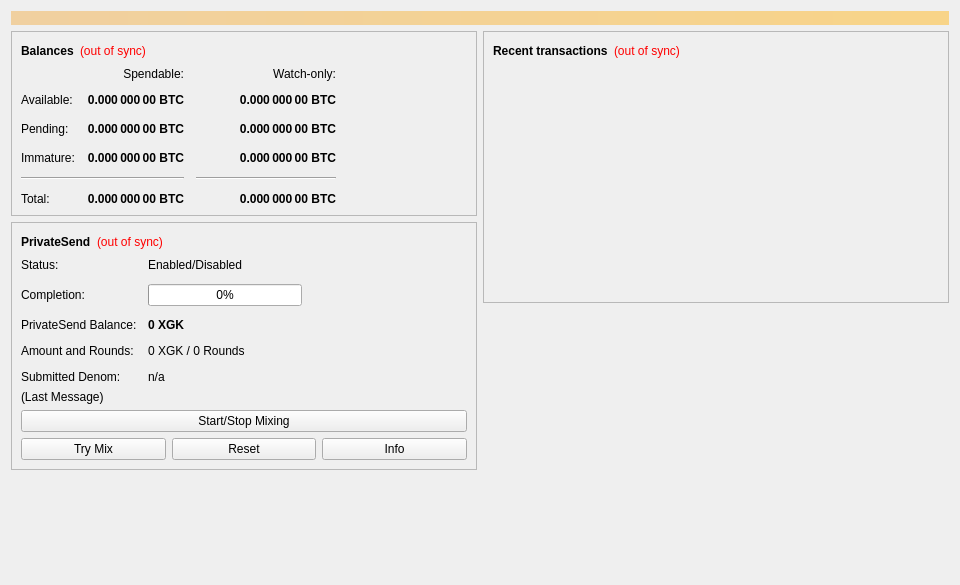
<?xml version="1.0" encoding="UTF-8"?>
<ui version="4.0">
 <class>OverviewPage</class>
 <widget class="QWidget" name="OverviewPage">
  <property name="geometry">
   <rect>
    <x>0</x>
    <y>0</y>
    <width>960</width>
    <height>585</height>
   </rect>
  </property>
  <property name="minimumSize">
   <size>
    <width>960</width>
    <height>0</height>
   </size>
  </property>
  <property name="windowTitle">
   <string>Form</string>
  </property>
  <layout class="QVBoxLayout" name="topLayout">
   <item>
    <widget class="QLabel" name="labelAlerts">
     <property name="visible">
      <bool>false</bool>
     </property>
     <property name="styleSheet">
      <string notr="true">QLabel { background-color: qlineargradient(x1: 0, y1: 0, x2: 1, y2: 0, stop:0 #F0D0A0, stop:1 #F8D488); color:#000000; }</string>
     </property>
     <property name="wordWrap">
      <bool>true</bool>
     </property>
     <property name="margin">
      <number>3</number>
     </property>
     <property name="textInteractionFlags">
      <set>Qt::TextSelectableByMouse</set>
     </property>
    </widget>
   </item>
   <item>
    <layout class="QHBoxLayout" name="horizontalLayout" stretch="1,1">
     <item>
      <layout class="QVBoxLayout" name="verticalLayout_2">
       <item>
        <widget class="QFrame" name="frame">
         <property name="frameShape">
          <enum>QFrame::StyledPanel</enum>
         </property>
         <property name="frameShadow">
          <enum>QFrame::Raised</enum>
         </property>
         <layout class="QVBoxLayout" name="verticalLayout_4">
          <item>
           <layout class="QHBoxLayout" name="horizontalLayout_4">
            <item>
             <widget class="QLabel" name="label_5">
              <property name="font">
               <font>
                <weight>75</weight>
                <bold>true</bold>
               </font>
              </property>
              <property name="text">
               <string>Balances</string>
              </property>
             </widget>
            </item>
            <item>
             <widget class="QLabel" name="labelWalletStatus">
              <property name="toolTip">
               <string>The displayed information may be out of date. Your wallet automatically synchronizes with the GoldKash network after a connection is established, but this process has not completed yet.</string>
              </property>
              <property name="styleSheet">
               <string notr="true">QLabel { color: red; }</string>
              </property>
              <property name="text">
               <string notr="true">(out of sync)</string>
              </property>
              <property name="alignment">
               <set>Qt::AlignLeading|Qt::AlignLeft|Qt::AlignVCenter</set>
              </property>
             </widget>
            </item>
            <item>
             <spacer name="horizontalSpacer_3">
              <property name="orientation">
               <enum>Qt::Horizontal</enum>
              </property>
              <property name="sizeHint" stdset="0">
               <size>
                <width>40</width>
                <height>20</height>
               </size>
              </property>
             </spacer>
            </item>
           </layout>
          </item>
          <item>
           <layout class="QGridLayout" name="gridLayout">
            <property name="spacing">
             <number>12</number>
            </property>
            <item row="2" column="2">
             <widget class="QLabel" name="labelWatchPending">
              <property name="font">
               <font>
                <weight>75</weight>
                <bold>true</bold>
               </font>
              </property>
              <property name="cursor">
               <cursorShape>IBeamCursor</cursorShape>
              </property>
              <property name="toolTip">
               <string>Unconfirmed transactions to watch-only addresses</string>
              </property>
              <property name="text">
               <string notr="true">0.000 000 00 BTC</string>
              </property>
              <property name="alignment">
               <set>Qt::AlignRight|Qt::AlignTrailing|Qt::AlignVCenter</set>
              </property>
              <property name="textInteractionFlags">
               <set>Qt::LinksAccessibleByMouse|Qt::TextSelectableByKeyboard|Qt::TextSelectableByMouse</set>
              </property>
             </widget>
            </item>
            <item row="2" column="1">
             <widget class="QLabel" name="labelUnconfirmed">
              <property name="font">
               <font>
                <weight>75</weight>
                <bold>true</bold>
               </font>
              </property>
              <property name="cursor">
               <cursorShape>IBeamCursor</cursorShape>
              </property>
              <property name="toolTip">
               <string>Total of transactions that have yet to be confirmed, and do not yet count toward the spendable balance</string>
              </property>
              <property name="text">
               <string notr="true">0.000 000 00 BTC</string>
              </property>
              <property name="alignment">
               <set>Qt::AlignRight|Qt::AlignTrailing|Qt::AlignVCenter</set>
              </property>
              <property name="textInteractionFlags">
               <set>Qt::LinksAccessibleByMouse|Qt::TextSelectableByKeyboard|Qt::TextSelectableByMouse</set>
              </property>
             </widget>
            </item>
            <item row="3" column="2">
             <widget class="QLabel" name="labelWatchImmature">
              <property name="font">
               <font>
                <weight>75</weight>
                <bold>true</bold>
               </font>
              </property>
              <property name="cursor">
               <cursorShape>IBeamCursor</cursorShape>
              </property>
              <property name="toolTip">
               <string>Mined balance in watch-only addresses that has not yet matured</string>
              </property>
              <property name="text">
               <string notr="true">0.000 000 00 BTC</string>
              </property>
              <property name="alignment">
               <set>Qt::AlignRight|Qt::AlignTrailing|Qt::AlignVCenter</set>
              </property>
              <property name="textInteractionFlags">
               <set>Qt::LinksAccessibleByMouse|Qt::TextSelectableByKeyboard|Qt::TextSelectableByMouse</set>
              </property>
             </widget>
            </item>
            <item row="4" column="0" colspan="2">
             <widget class="Line" name="lineSpendableBalance">
              <property name="orientation">
               <enum>Qt::Horizontal</enum>
              </property>
             </widget>
            </item>
            <item row="4" column="2">
             <widget class="Line" name="lineWatchBalance">
              <property name="sizePolicy">
               <sizepolicy hsizetype="Preferred" vsizetype="Fixed">
                <horstretch>0</horstretch>
                <verstretch>0</verstretch>
               </sizepolicy>
              </property>
              <property name="minimumSize">
               <size>
                <width>140</width>
                <height>0</height>
               </size>
              </property>
              <property name="orientation">
               <enum>Qt::Horizontal</enum>
              </property>
             </widget>
            </item>
            <item row="5" column="0">
             <widget class="QLabel" name="labelTotalText">
              <property name="text">
               <string>Total:</string>
              </property>
             </widget>
            </item>
            <item row="3" column="1">
             <widget class="QLabel" name="labelImmature">
              <property name="font">
               <font>
                <weight>75</weight>
                <bold>true</bold>
               </font>
              </property>
              <property name="cursor">
               <cursorShape>IBeamCursor</cursorShape>
              </property>
              <property name="toolTip">
               <string>Mined balance that has not yet matured</string>
              </property>
              <property name="text">
               <string notr="true">0.000 000 00 BTC</string>
              </property>
              <property name="alignment">
               <set>Qt::AlignRight|Qt::AlignTrailing|Qt::AlignVCenter</set>
              </property>
              <property name="textInteractionFlags">
               <set>Qt::LinksAccessibleByMouse|Qt::TextSelectableByKeyboard|Qt::TextSelectableByMouse</set>
              </property>
             </widget>
            </item>
            <item row="2" column="3">
             <spacer name="horizontalSpacer_2">
              <property name="orientation">
               <enum>Qt::Horizontal</enum>
              </property>
              <property name="sizeHint" stdset="0">
               <size>
                <width>40</width>
                <height>20</height>
               </size>
              </property>
             </spacer>
            </item>
            <item row="3" column="0">
             <widget class="QLabel" name="labelImmatureText">
              <property name="text">
               <string>Immature:</string>
              </property>
             </widget>
            </item>
            <item row="5" column="1">
             <widget class="QLabel" name="labelTotal">
              <property name="font">
               <font>
                <weight>75</weight>
                <bold>true</bold>
               </font>
              </property>
              <property name="cursor">
               <cursorShape>IBeamCursor</cursorShape>
              </property>
              <property name="toolTip">
               <string>Your current total balance</string>
              </property>
              <property name="text">
               <string notr="true">0.000 000 00 BTC</string>
              </property>
              <property name="alignment">
               <set>Qt::AlignRight|Qt::AlignTrailing|Qt::AlignVCenter</set>
              </property>
              <property name="textInteractionFlags">
               <set>Qt::LinksAccessibleByMouse|Qt::TextSelectableByKeyboard|Qt::TextSelectableByMouse</set>
              </property>
             </widget>
            </item>
            <item row="5" column="2">
             <widget class="QLabel" name="labelWatchTotal">
              <property name="font">
               <font>
                <weight>75</weight>
                <bold>true</bold>
               </font>
              </property>
              <property name="cursor">
               <cursorShape>IBeamCursor</cursorShape>
              </property>
              <property name="toolTip">
               <string>Current total balance in watch-only addresses</string>
              </property>
              <property name="text">
               <string notr="true">0.000 000 00 BTC</string>
              </property>
              <property name="alignment">
               <set>Qt::AlignRight|Qt::AlignTrailing|Qt::AlignVCenter</set>
              </property>
              <property name="textInteractionFlags">
               <set>Qt::LinksAccessibleByMouse|Qt::TextSelectableByKeyboard|Qt::TextSelectableByMouse</set>
              </property>
             </widget>
            </item>
            <item row="0" column="2">
             <widget class="QLabel" name="labelWatchonly">
              <property name="text">
               <string>Watch-only:</string>
              </property>
              <property name="alignment">
               <set>Qt::AlignRight|Qt::AlignTrailing|Qt::AlignVCenter</set>
              </property>
             </widget>
            </item>
            <item row="1" column="0">
             <widget class="QLabel" name="labelBalanceText">
              <property name="text">
               <string>Available:</string>
              </property>
             </widget>
            </item>
            <item row="1" column="1">
             <widget class="QLabel" name="labelBalance">
              <property name="font">
               <font>
                <weight>75</weight>
                <bold>true</bold>
               </font>
              </property>
              <property name="cursor">
               <cursorShape>IBeamCursor</cursorShape>
              </property>
              <property name="toolTip">
               <string>Your current spendable balance</string>
              </property>
              <property name="text">
               <string notr="true">0.000 000 00 BTC</string>
              </property>
              <property name="alignment">
               <set>Qt::AlignRight|Qt::AlignTrailing|Qt::AlignVCenter</set>
              </property>
              <property name="textInteractionFlags">
               <set>Qt::LinksAccessibleByMouse|Qt::TextSelectableByKeyboard|Qt::TextSelectableByMouse</set>
              </property>
             </widget>
            </item>
            <item row="1" column="2">
             <widget class="QLabel" name="labelWatchAvailable">
              <property name="font">
               <font>
                <weight>75</weight>
                <bold>true</bold>
               </font>
              </property>
              <property name="cursor">
               <cursorShape>IBeamCursor</cursorShape>
              </property>
              <property name="toolTip">
               <string>Your current balance in watch-only addresses</string>
              </property>
              <property name="text">
               <string notr="true">0.000 000 00 BTC</string>
              </property>
              <property name="alignment">
               <set>Qt::AlignRight|Qt::AlignTrailing|Qt::AlignVCenter</set>
              </property>
              <property name="textInteractionFlags">
               <set>Qt::LinksAccessibleByMouse|Qt::TextSelectableByKeyboard|Qt::TextSelectableByMouse</set>
              </property>
             </widget>
            </item>
            <item row="2" column="0">
             <widget class="QLabel" name="labelPendingText">
              <property name="text">
               <string>Pending:</string>
              </property>
             </widget>
            </item>
            <item row="0" column="1">
             <widget class="QLabel" name="labelSpendable">
              <property name="text">
               <string>Spendable:</string>
              </property>
              <property name="alignment">
               <set>Qt::AlignRight|Qt::AlignTrailing|Qt::AlignVCenter</set>
              </property>
             </widget>
            </item>
           </layout>
          </item>
         </layout>
        </widget>
       </item>
       <item>
        <widget class="QFrame" name="framePrivateSend">
         <property name="layoutDirection">
          <enum>Qt::LeftToRight</enum>
         </property>
         <property name="frameShape">
          <enum>QFrame::StyledPanel</enum>
         </property>
         <property name="frameShadow">
          <enum>QFrame::Raised</enum>
         </property>
         <layout class="QVBoxLayout" name="VerticalLayout_PS1">
          <item>
           <layout class="QHBoxLayout" name="horizontalLayout_5">
            <item>
             <widget class="QLabel" name="labelPrivateSendHeader">
              <property name="font">
               <font>
                <weight>75</weight>
                <bold>true</bold>
               </font>
              </property>
              <property name="text">
               <string>PrivateSend</string>
              </property>
             </widget>
            </item>
            <item>
             <widget class="QLabel" name="labelPrivateSendSyncStatus">
              <property name="toolTip">
               <string>The displayed information may be out of date. Your wallet automatically synchronizes with the GoldKash network after a connection is established, but this process has not completed yet.</string>
              </property>
              <property name="styleSheet">
               <string notr="true">QLabel { color: red; }</string>
              </property>
              <property name="text">
               <string notr="true">(out of sync)</string>
              </property>
              <property name="alignment">
               <set>Qt::AlignLeading|Qt::AlignLeft|Qt::AlignVCenter</set>
              </property>
             </widget>
            </item>
            <item>
             <spacer name="horizontalSpacer_4">
              <property name="orientation">
               <enum>Qt::Horizontal</enum>
              </property>
              <property name="sizeHint" stdset="0">
               <size>
                <width>40</width>
                <height>20</height>
               </size>
              </property>
             </spacer>
            </item>
           </layout>
          </item>
          <item>
           <layout class="QFormLayout" name="privateSendFormLayout">
            <property name="fieldGrowthPolicy">
             <enum>QFormLayout::AllNonFixedFieldsGrow</enum>
            </property>
            <property name="horizontalSpacing">
             <number>11</number>
            </property>
            <property name="verticalSpacing">
             <number>12</number>
            </property>
            <item row="0" column="0">
             <widget class="QLabel" name="labelPrivateSendEnabledText">
              <property name="text">
               <string>Status:</string>
              </property>
             </widget>
            </item>
            <item row="0" column="1">
             <widget class="QLabel" name="labelPrivateSendEnabled">
              <property name="text">
               <string>Enabled/Disabled</string>
              </property>
             </widget>
            </item>
            <item row="1" column="0">
             <widget class="QLabel" name="labelCompletitionText">
              <property name="text">
               <string>Completion:</string>
              </property>
             </widget>
            </item>
            <item row="1" column="1">
             <widget class="QProgressBar" name="privateSendProgress">
              <property name="maximumSize">
               <size>
                <width>154</width>
                <height>16777215</height>
               </size>
              </property>
              <property name="value">
               <number>0</number>
              </property>
             </widget>
            </item>
            <item row="2" column="0">
             <widget class="QLabel" name="labelAnonymizedText">
              <property name="text">
               <string>PrivateSend Balance:</string>
              </property>
             </widget>
            </item>
            <item row="2" column="1">
             <widget class="QLabel" name="labelAnonymized">
              <property name="font">
               <font>
                <weight>75</weight>
                <bold>true</bold>
               </font>
              </property>
              <property name="text">
               <string notr="true">0 XGK</string>
              </property>
             </widget>
            </item>
            <item row="3" column="0">
             <widget class="QLabel" name="labelAmountAndRoundsText">
              <property name="text">
               <string>Amount and Rounds:</string>
              </property>
             </widget>
            </item>
            <item row="3" column="1">
             <widget class="QLabel" name="labelAmountRounds">
              <property name="text">
               <string>0 XGK / 0 Rounds</string>
              </property>
             </widget>
            </item>
            <item row="4" column="0">
             <widget class="QLabel" name="labelSubmittedDenomText">
              <property name="text">
               <string>Submitted Denom:</string>
              </property>
             </widget>
            </item>
            <item row="4" column="1">
             <widget class="QLabel" name="labelSubmittedDenom">
              <property name="toolTip">
               <string>The denominations you submitted to the Masternode.&lt;br&gt;To mix, other users must submit the exact same denominations.</string>
              </property>
              <property name="text">
               <string>n/a</string>
              </property>
             </widget>
            </item>
           </layout>
          </item>
          <item>
           <layout class="QVBoxLayout" name="VerticalLayout_PS">
            <item>
             <widget class="QLabel" name="labelPrivateSendLastMessage">
              <property name="text">
               <string>(Last Message)</string>
              </property>
              <property name="alignment">
               <set>Qt::AlignLeading|Qt::AlignLeft|Qt::AlignTop</set>
              </property>
              <property name="wordWrap">
               <bool>true</bool>
              </property>
             </widget>
            </item>
            <item>
             <widget class="QPushButton" name="togglePrivateSend">
              <property name="sizePolicy">
               <sizepolicy hsizetype="MinimumExpanding" vsizetype="Fixed">
                <horstretch>0</horstretch>
                <verstretch>0</verstretch>
               </sizepolicy>
              </property>
              <property name="text">
               <string>Start/Stop Mixing</string>
              </property>
             </widget>
            </item>
            <item>
             <layout class="QHBoxLayout" name="horizontalLayout_debugbuttons">
              <item>
               <widget class="QPushButton" name="privateSendAuto">
                <property name="sizePolicy">
                 <sizepolicy hsizetype="MinimumExpanding" vsizetype="Fixed">
                  <horstretch>0</horstretch>
                  <verstretch>0</verstretch>
                 </sizepolicy>
                </property>
                <property name="toolTip">
                 <string>Try to manually submit a PrivateSend request.</string>
                </property>
                <property name="text">
                 <string>Try Mix</string>
                </property>
               </widget>
              </item>
              <item>
               <widget class="QPushButton" name="privateSendReset">
                <property name="sizePolicy">
                 <sizepolicy hsizetype="MinimumExpanding" vsizetype="Fixed">
                  <horstretch>0</horstretch>
                  <verstretch>0</verstretch>
                 </sizepolicy>
                </property>
                <property name="toolTip">
                 <string>Reset the current status of PrivateSend (can interrupt PrivateSend if it's in the process of Mixing, which can cost you money!)</string>
                </property>
                <property name="autoFillBackground">
                 <bool>false</bool>
                </property>
                <property name="text">
                 <string>Reset</string>
                </property>
               </widget>
              </item>
              <item>
               <widget class="QPushButton" name="privateSendInfo">
                <property name="sizePolicy">
                 <sizepolicy hsizetype="MinimumExpanding" vsizetype="Fixed">
                  <horstretch>0</horstretch>
                  <verstretch>0</verstretch>
                 </sizepolicy>
                </property>
                <property name="toolTip">
                 <string>Information about PrivateSend and Mixing</string>
                </property>
                <property name="text">
                 <string>Info</string>
                </property>
               </widget>
              </item>
             </layout>
            </item>
           </layout>
          </item>
         </layout>
        </widget>
       </item>
       <item>
        <spacer name="verticalSpacer">
         <property name="orientation">
          <enum>Qt::Vertical</enum>
         </property>
         <property name="sizeHint" stdset="0">
          <size>
           <width>20</width>
           <height>40</height>
          </size>
         </property>
        </spacer>
       </item>
      </layout>
     </item>
     <item>
      <layout class="QVBoxLayout" name="verticalLayout_3">
       <item>
        <widget class="QFrame" name="frame_2">
         <property name="frameShape">
          <enum>QFrame::StyledPanel</enum>
         </property>
         <property name="frameShadow">
          <enum>QFrame::Raised</enum>
         </property>
         <layout class="QVBoxLayout" name="verticalLayout">
          <item>
           <layout class="QHBoxLayout" name="horizontalLayout_2">
            <item>
             <widget class="QLabel" name="label_4">
              <property name="font">
               <font>
                <weight>75</weight>
                <bold>true</bold>
               </font>
              </property>
              <property name="text">
               <string>Recent transactions</string>
              </property>
             </widget>
            </item>
            <item>
             <widget class="QLabel" name="labelTransactionsStatus">
              <property name="toolTip">
               <string>The displayed information may be out of date. Your wallet automatically synchronizes with the GoldKash network after a connection is established, but this process has not completed yet.</string>
              </property>
              <property name="styleSheet">
               <string notr="true">QLabel { color: red; }</string>
              </property>
              <property name="text">
               <string notr="true">(out of sync)</string>
              </property>
              <property name="alignment">
               <set>Qt::AlignLeading|Qt::AlignLeft|Qt::AlignVCenter</set>
              </property>
             </widget>
            </item>
            <item>
             <spacer name="horizontalSpacer">
              <property name="orientation">
               <enum>Qt::Horizontal</enum>
              </property>
              <property name="sizeHint" stdset="0">
               <size>
                <width>40</width>
                <height>20</height>
               </size>
              </property>
             </spacer>
            </item>
           </layout>
          </item>
          <item>
           <widget class="QListView" name="listTransactions">
            <property name="styleSheet">
             <string notr="true">QListView { background: transparent; }</string>
            </property>
            <property name="frameShape">
             <enum>QFrame::NoFrame</enum>
            </property>
            <property name="verticalScrollBarPolicy">
             <enum>Qt::ScrollBarAlwaysOff</enum>
            </property>
            <property name="horizontalScrollBarPolicy">
             <enum>Qt::ScrollBarAlwaysOff</enum>
            </property>
            <property name="selectionMode">
             <enum>QAbstractItemView::NoSelection</enum>
            </property>
           </widget>
          </item>
         </layout>
        </widget>
       </item>
       <item>
        <spacer name="verticalSpacer_2">
         <property name="orientation">
          <enum>Qt::Vertical</enum>
         </property>
         <property name="sizeHint" stdset="0">
          <size>
           <width>20</width>
           <height>40</height>
          </size>
         </property>
        </spacer>
       </item>
      </layout>
     </item>
    </layout>
   </item>
  </layout>
 </widget>
 <resources/>
 <connections/>
</ui>
